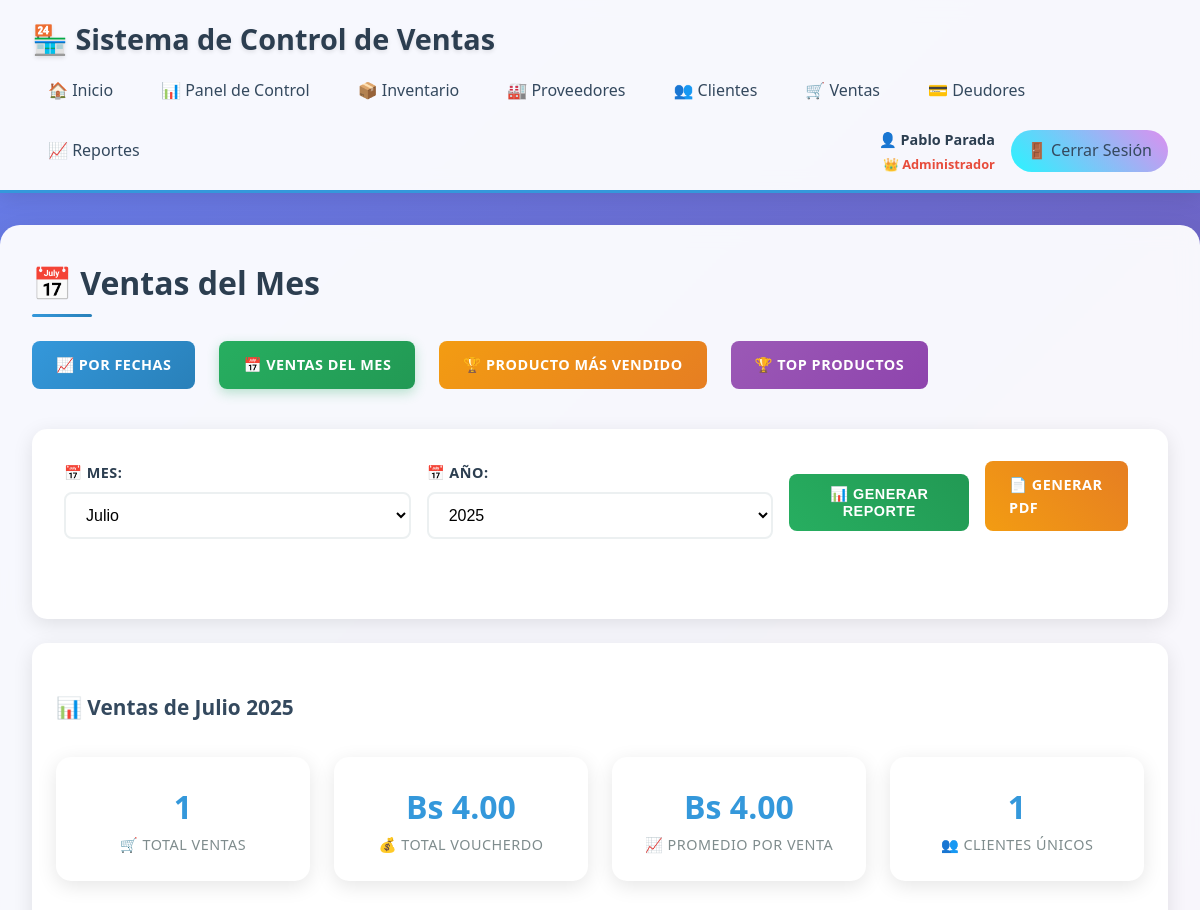
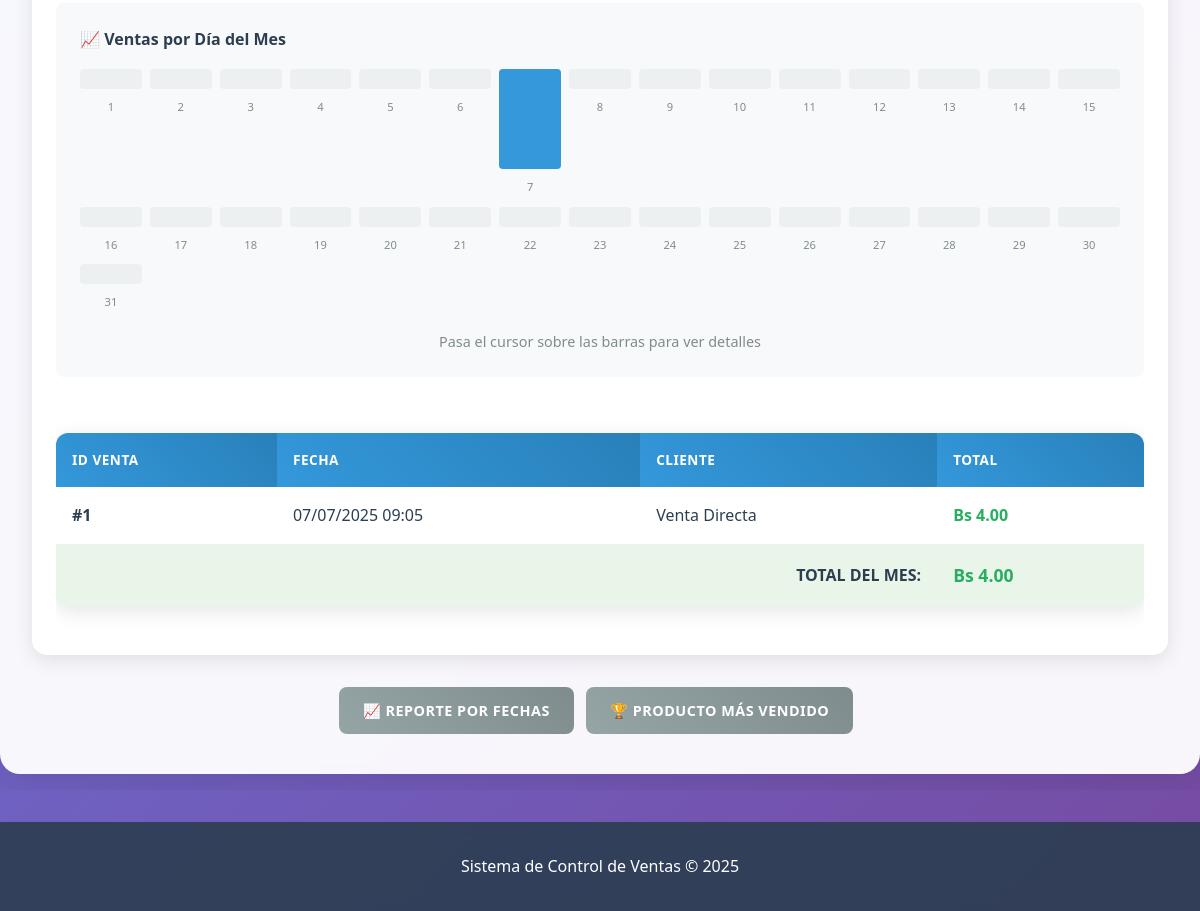
/index.php?action=reportes&method=salesMonth (signed in), run on the app's committed database (2 pictures, top to bottom).
### tables this page shows
CREATE TABLE `venta` (
  `id_venta` int(11) NOT NULL AUTO_INCREMENT,
  `Cedula_Rif` varchar(15) NOT NULL,
  `Total` decimal(10,2) NOT NULL,
  `Fecha_Emision` timestamp NOT NULL DEFAULT current_timestamp(),
  `Estado` enum('Completada','Cancelada','Pendiente') DEFAULT 'Completada',
  `No_Control` varchar(50) DEFAULT NULL,
  PRIMARY KEY (`id_venta`),
  KEY `idx_fecha` (`Fecha_Emision`),
  KEY `idx_cliente` (`Cedula_Rif`),
  KEY `idx_total` (`Total`),
  KEY `idx_venta_fecha_cliente` (`Fecha_Emision`,`Cedula_Rif`),
  CONSTRAINT `venta_ibfk_1` FOREIGN KEY (`Cedula_Rif`) REFERENCES `cliente` (`Cedula_Rif`) ON UPDATE CASCADE
);

CREATE TABLE `cliente` (
  `Cedula_Rif` varchar(15) NOT NULL,
  `Nombre` varchar(50) NOT NULL,
  `Apellido` varchar(50) DEFAULT NULL,
  `Telefono` varchar(15) DEFAULT NULL,
  `Direccion` text DEFAULT NULL,
  `Correo` varchar(100) DEFAULT NULL,
  `Fecha_Registro` timestamp NOT NULL DEFAULT current_timestamp(),
  `Estado` enum('Activo','Inactivo') DEFAULT 'Activo',
  PRIMARY KEY (`Cedula_Rif`),
  KEY `idx_nombre` (`Nombre`),
  KEY `idx_telefono` (`Telefono`)
);

### controllers/ReportController.php (called while the page is built, shortened)
<?php
class ReportController {
    public function salesMonth() {
        $month = isset($_GET['month']) ? $_GET['month'] : date('m');
        $year = isset($_GET['year']) ? $_GET['year'] : date('Y');
        $database = new Database();
        $db = $database->getConnection();
        $query = "SELECT v.*, c.Nombre, c.Apellido
                  FROM Venta v
                  JOIN Cliente c ON v.Cedula_Rif = c.Cedula_Rif
                  WHERE MONTH(v.Fecha_Emision) = :month
                  AND YEAR(v.Fecha_Emision) = :year
                  ORDER BY v.Fecha_Emision DESC";
        $stmt = $db->prepare($query);
        $stmt->bindParam(':month', $month);
        $stmt->bindParam(':year', $year);
        $stmt->execute();
        $sales = $stmt->fetchAll(PDO::FETCH_ASSOC);
        $total = array_sum(array_column($sales, 'Total'));
        $totalSales = count($sales);
        $averageSale = $totalSales > 0 ? $total / $totalSales : 0;
        $dailySales = [];
        foreach ($sales as $sale) {
            $day = date('j', strtotime($sale['Fecha_Emision']));
            if (!isset($dailySales[$day])) {
                $dailySales[$day] = ['count' => 0, 'total' => 0];
            }
            $dailySales[$day]['count']++;
            $dailySales[$day]['total'] += $sale['Total'];
        }
        $dataProcessed = true;
        require_once 'views/reports/sales_month.php';
    }
}
?>

### views/reports/sales_month.php (the view, shortened to what this page needs)
<?php require_once 'views/layout/header.php'; ?>
<h2>📅 Ventas del Mes</h2>
<div style="display: flex; gap: 1rem; margin-bottom: 2rem; flex-wrap: wrap;">
    <a href="index.php?action=reportes&method=salesByDate"
       class="btn" style="background: linear-gradient(135deg, #3498db, #2980b9); color: white; border: none; padding: 0.8rem 1.5rem; border-radius: 8px; text-decoration: none; font-weight: 600; transition: all 0.3s ease;">
        📈 Por Fechas
    </a>
    <a href="index.php?action=reportes&method=salesMonth"
       class="btn" style="background: linear-gradient(135deg, #27ae60, #229954); color: white; border: none; padding: 0.8rem 1.5rem; border-radius: 8px; text-decoration: none; font-weight: 600; transition: all 0.3s ease; box-shadow: 0 4px 12px rgba(39, 174, 96, 0.3);">
        📅 Ventas del Mes
    </a>
    <a href="index.php?action=reportes&method=topProduct"
       class="btn" style="background: linear-gradient(135deg, #f39c12, #e67e22); color: white; border: none; padding: 0.8rem 1.5rem; border-radius: 8px; text-decoration: none; font-weight: 600; transition: all 0.3s ease;">
        🏆 Producto Más Vendido
    </a>
    <a href="index.php?action=reportes&method=topProducts"
       class="btn" style="background: linear-gradient(135deg, #9b59b6, #8e44ad); color: white; border: none; padding: 0.8rem 1.5rem; border-radius: 8px; text-decoration: none; font-weight: 600; transition: all 0.3s ease;">
        🏆 Top Productos
    </a>
</div>
<div class="form-container">
    <form action="index.php?action=reportes&method=salesMonth" method="get" id="monthForm">
        <div class="form-row">
            <div class="form-group">
                <label for="month">📅 Mes:</label>
                <select id="month" name="month" required>
                    <?php
                    $meses = [
                        '01' => 'Enero', '02' => 'Febrero', '03' => 'Marzo', '04' => 'Abril',
                        '05' => 'Mayo', '06' => 'Junio', '07' => 'Julio', '08' => 'Agosto',
                        '09' => 'Septiembre', '10' => 'Octubre', '11' => 'Noviembre', '12' => 'Diciembre'
                    ];
                    $currentMonth = isset($_GET['month']) ? $_GET['month'] : date('m');
                    foreach ($meses as $num => $nombre):
                    ?>
                        <option value="<?php echo $num; ?>" <?php echo ($currentMonth == $num) ? 'selected' : ''; ?>>
                            <?php echo $nombre; ?>
                        </option>
                    <?php endforeach; ?>
                </select>
            </div>
            <div class="form-group">
                <label for="year">📅 Año:</label>
                <select id="year" name="year" required>
                    <?php
                    $currentYear = isset($_GET['year']) ? $_GET['year'] : date('Y');
                    for ($i = date('Y'); $i >= date('Y') - 5; $i--):
                    ?>
                        <option value="<?php echo $i; ?>" <?php echo ($currentYear == $i) ? 'selected' : ''; ?>>
                            <?php echo $i; ?>
                        </option>
                    <?php endfor; ?>
                </select>
            </div>
            <div class="form-group" style="display: flex; align-items: end; gap: 0.5rem;">
                <button type="submit" class="btn btn-success">📊 Generar Reporte</button>
                <?php if (isset($dataProcessed) && !empty($sales)): ?>
                <a href="index.php?action=invoice&method=salesMonthReport&month=<?php echo $month; ?>&year=<?php echo $year; ?>"
                   target="_blank" class="btn btn-warning">📄 Generar PDF</a>
                <?php endif; ?>
            </div>
        </div>
    </form>
</div>
<?php if (isset($dataProcessed)): ?>
    <div class="card">
        <h3>📊 Ventas de <?php echo $meses[$month]; ?> <?php echo $year; ?></h3>
        <?php if (!empty($sales)): ?>
            <div class="stats-grid" style="margin: 2rem 0;">
                <div class="stat-card">
                    <span class="stat-number"><?php echo $totalSales; ?></span>
                    <span class="stat-label">🛒 Total Ventas</span>
                </div>
                <div class="stat-card">
                    <span class="stat-number">Bs <?php echo number_format($total, 2); ?></span>
                    <span class="stat-label">💰 Total VOUCHERdo</span>
                </div>
                <div class="stat-card">
                    <span class="stat-number">Bs <?php echo number_format($averageSale, 2); ?></span>
                    <span class="stat-label">📈 Promedio por Venta</span>
                </div>
                <div class="stat-card">
                    <span class="stat-number"><?php echo count(array_unique(array_column($sales, 'Cedula_Rif'))); ?></span>
                    <span class="stat-label">👥 Clientes Únicos</span>
                </div>
            </div>
            <?php if (!empty($dailySales)): ?>
            <div style="background: #f8f9fa; padding: 1.5rem; border-radius: 8px; margin: 2rem 0;">
                <h4 style="color: #2c3e50; margin-bottom: 1rem;">📈 Ventas por Día del Mes</h4>
                <div style="display: grid; grid-template-columns: repeat(auto-fill, minmax(60px, 1fr)); gap: 0.5rem;">
                    <?php
                    $maxSales = max(array_column($dailySales, 'count'));
                    for ($day = 1; $day <= 31; $day++):
                        $dayData = isset($dailySales[$day]) ? $dailySales[$day] : ['count' => 0, 'total' => 0];
                        $height = $maxSales > 0 ? ($dayData['count'] / $maxSales) * 100 : 0;
                    ?>
                    <div style="text-align: center;">
                        <div style="background: <?php echo $dayData['count'] > 0 ? '#3498db' : '#ecf0f1'; ?>;
                                    height: <?php echo max(20, $height); ?>px;
                                    border-radius: 4px;
                                    margin-bottom: 0.25rem;
                                    transition: all 0.3s ease;"
                             title="Día <?php echo $day; ?>: <?php echo $dayData['count']; ?> ventas - Bs <?php echo number_format($dayData['total'], 2); ?>"></div>
                        <small style="font-size: 0.7rem; color: #7f8c8d;"><?php echo $day; ?></small>
                    </div>
                    <?php endfor; ?>
                </div>
                <p style="text-align: center; margin-top: 1rem; color: #7f8c8d; font-size: 0.9rem;">
                    Pasa el cursor sobre las barras para ver detalles
                </p>
            </div>
            <?php endif; ?>
            <div style="overflow-x: auto;">
                <table>
                    <thead>
                        <tr>
                            <th>ID Venta</th>
                            <th>Fecha</th>
                            <th>Cliente</th>
                            <th>Total</th>
                        </tr>
                    </thead>
                    <tbody>
                        <?php foreach ($sales as $sale): ?>
                        <tr>
                            <td><strong>#<?php echo $sale['id_venta']; ?></strong></td>
                            <td><?php echo date('d/m/Y H:i', strtotime($sale['Fecha_Emision'])); ?></td>
                            <td><?php echo htmlspecialchars($sale['Nombre'] . ' ' . $sale['Apellido']); ?></td>
                            <td><strong style="color: #27ae60;">Bs <?php echo number_format($sale['Total'], 2); ?></strong></td>
                        </tr>
                        <?php endforeach; ?>
                        <tr style="background: #e8f5e8; font-weight: bold;">
                            <td colspan="3" style="text-align: right;"><strong>TOTAL DEL MES:</strong></td>
                            <td><strong style="color: #27ae60; font-size: 1.1rem;">Bs <?php echo number_format($total, 2); ?></strong></td>
                        </tr>
                    </tbody>
                </table>
            </div>
        <?php endif; ?>
    </div>
    <div style="text-align: center; margin-top: 2rem;">
        <a href="index.php?action=reportes&method=salesByDate" class="btn btn-secondary">📈 Reporte por Fechas</a>
        <a href="index.php?action=reportes&method=topProduct" class="btn btn-secondary">🏆 Producto Más Vendido</a>
    </div>
<?php endif; ?>
<?php require_once 'views/layout/footer.php'; ?>

### assets/css/style.css (style rules this page uses)
* { margin: 0; padding: 0; box-sizing: border-box; }
body { font-family: 'Segoe UI', Tahoma, Geneva, Verdana, sans-serif; line-height: 1.6; color: #2c3e50; background: linear-gradient(135deg, #667eea 0%, #764ba2 100%); min-height: 100vh; }
h2 { color: #2c3e50; margin-bottom: 1.5rem; font-size: 2rem; font-weight: 600; position: relative; padding-bottom: 0.5rem; }
h2::after { content: ''; position: absolute; bottom: 0; left: 0; width: 60px; height: 3px; background: linear-gradient(45deg, #3498db, #2980b9); border-radius: 2px; }
h3 { color: #34495e; margin: 1.5rem 0 1rem 0; font-size: 1.3rem; font-weight: 600; }
table { width: 100%; border-collapse: collapse; margin: 1.5rem 0; background: white; border-radius: 12px; overflow: hidden; box-shadow: 0 5px 20px rgba(0, 0, 0, 0.1); }
th { background: linear-gradient(45deg, #3498db, #2980b9); color: white; padding: 1rem; text-align: left; font-weight: 600; text-transform: uppercase; font-size: 0.85rem; letter-spacing: 0.5px; }
td { padding: 1rem; border-bottom: 1px solid #ecf0f1; transition: background-color 0.3s ease; }
tr:nth-child(even) { background-color: #f8f9fa; }
.form-container { background: white; padding: 2rem; border-radius: 15px; box-shadow: 0 5px 20px rgba(0, 0, 0, 0.1); margin: 1.5rem 0; }
.form-group { margin-bottom: 1.5rem; }
.form-row { display: grid; grid-template-columns: repeat(auto-fit, minmax(250px, 1fr)); gap: 1rem; margin-bottom: 1.5rem; }
label { display: block; margin-bottom: 0.5rem; color: #2c3e50; font-weight: 600; font-size: 0.9rem; text-transform: uppercase; letter-spacing: 0.5px; }
input, select, textarea { width: 100%; padding: 0.75rem 1rem; border: 2px solid #ecf0f1; border-radius: 8px; font-size: 1rem; transition: all 0.3s ease; background: white; }
button, .btn { background: linear-gradient(45deg, #3498db, #2980b9); color: white; border: none; padding: 0.75rem 1.5rem; border-radius: 8px; cursor: pointer; text-decoration: none; display: inline-block; font-weight: 600; font-size: 0.9rem; text-transform: uppercase; letter-spacing: 0.5px; transition: all 0.3s ease; margin-right: 0.5rem; margin-bottom: 0.5rem; }
.btn-secondary { background: linear-gradient(45deg, #95a5a6, #7f8c8d); }
.btn-success { background: linear-gradient(45deg, #27ae60, #229954); }
.btn-warning { background: linear-gradient(45deg, #f39c12, #e67e22); }
.card { background: white; border-radius: 15px; padding: 1.5rem; box-shadow: 0 5px 20px rgba(0, 0, 0, 0.1); margin-bottom: 1.5rem; transition: transform 0.3s ease; }
.stats-grid { display: grid; grid-template-columns: repeat(auto-fit, minmax(200px, 1fr)); gap: 1.5rem; margin: 2rem 0; }
.stat-card { background: white; padding: 1.5rem; border-radius: 15px; box-shadow: 0 5px 20px rgba(0, 0, 0, 0.1); text-align: center; transition: transform 0.3s ease; }
.stat-number { font-size: 2rem; font-weight: 700; color: #3498db; display: block; }
.stat-label { color: #7f8c8d; font-size: 0.9rem; text-transform: uppercase; letter-spacing: 0.5px; margin-top: 0.5rem; }

### data on the page
venta: id_venta "1", Fecha_Emision "07/07/2025 09:05", Cedula_Rif.Apellido "Venta Directa", Total "4.00"

### other printed values
$nombreCompleto "Pablo Parada"
$roleIcon "👑"
$_SESSION['rol_nombre'] "Administrador"
$meses[$month] "Julio"
$year "2025"
$totalSales "1"
$total "4.00"
$averageSale "4.00"
count(array_unique(array_column($sales, 'Cedula_Rif'))) "1"
form field month "Julio"
form field year "2025"
